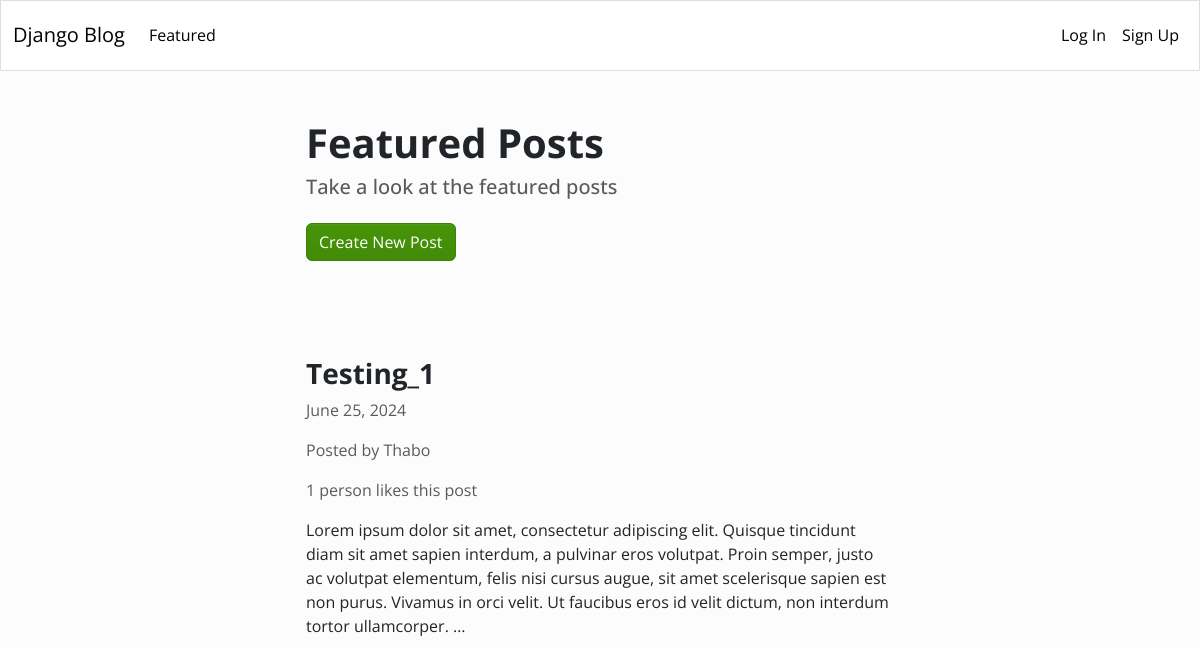
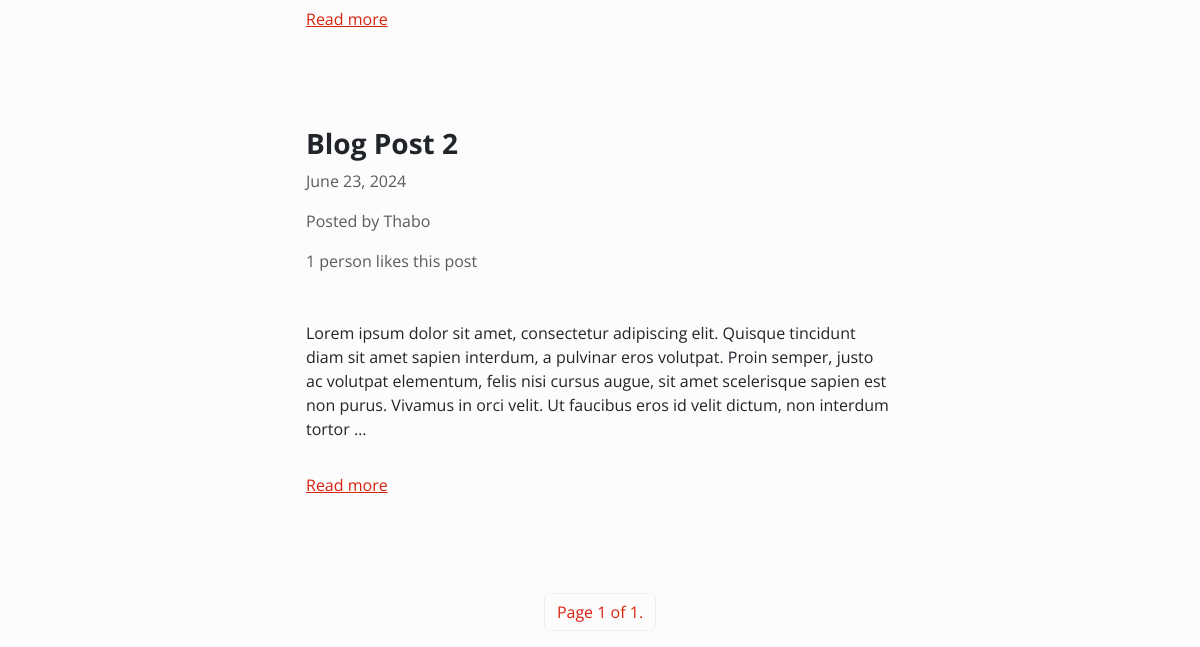
Before: /blog/featured/ with the older database file (2 pictures, top to bottom).
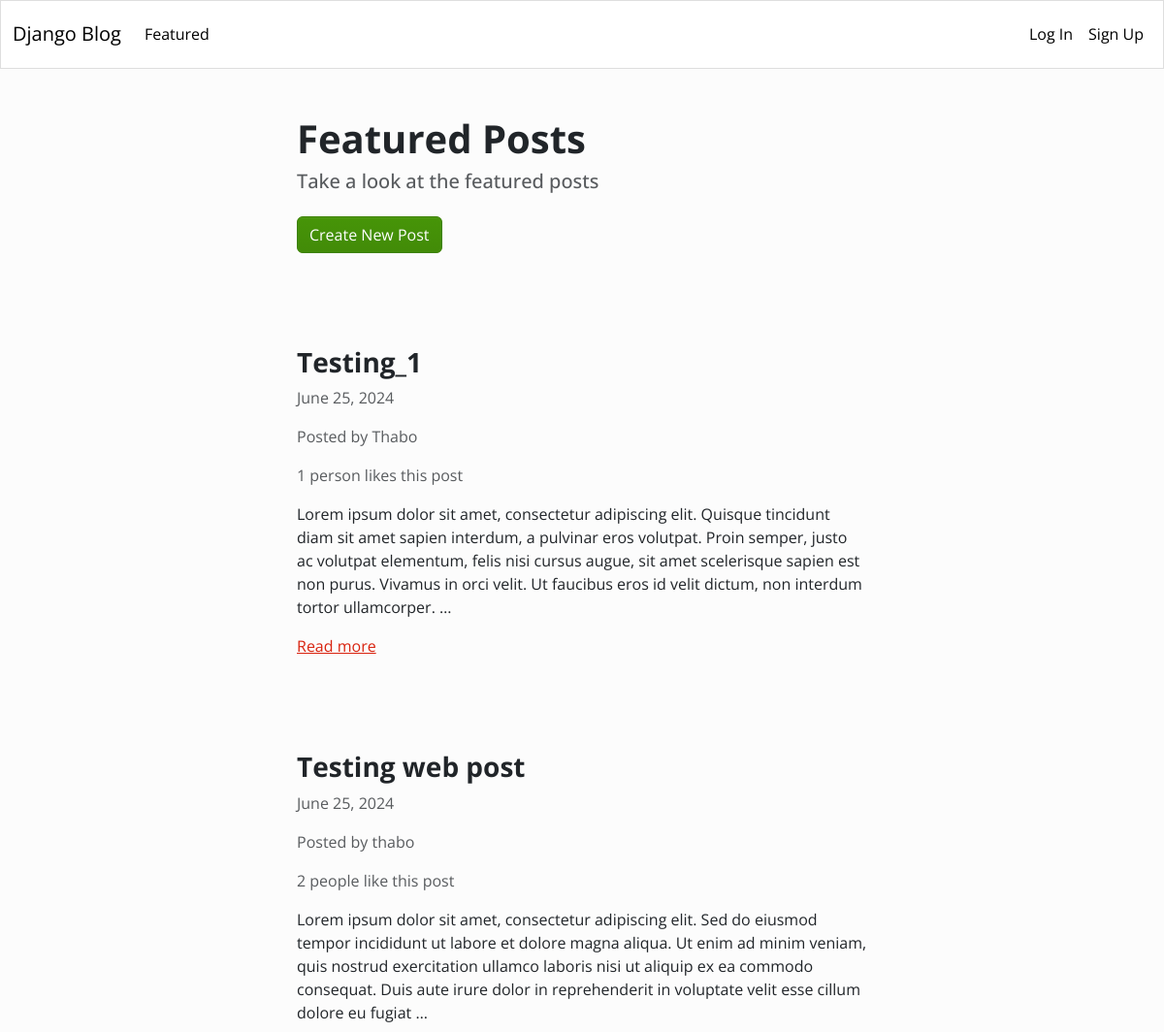
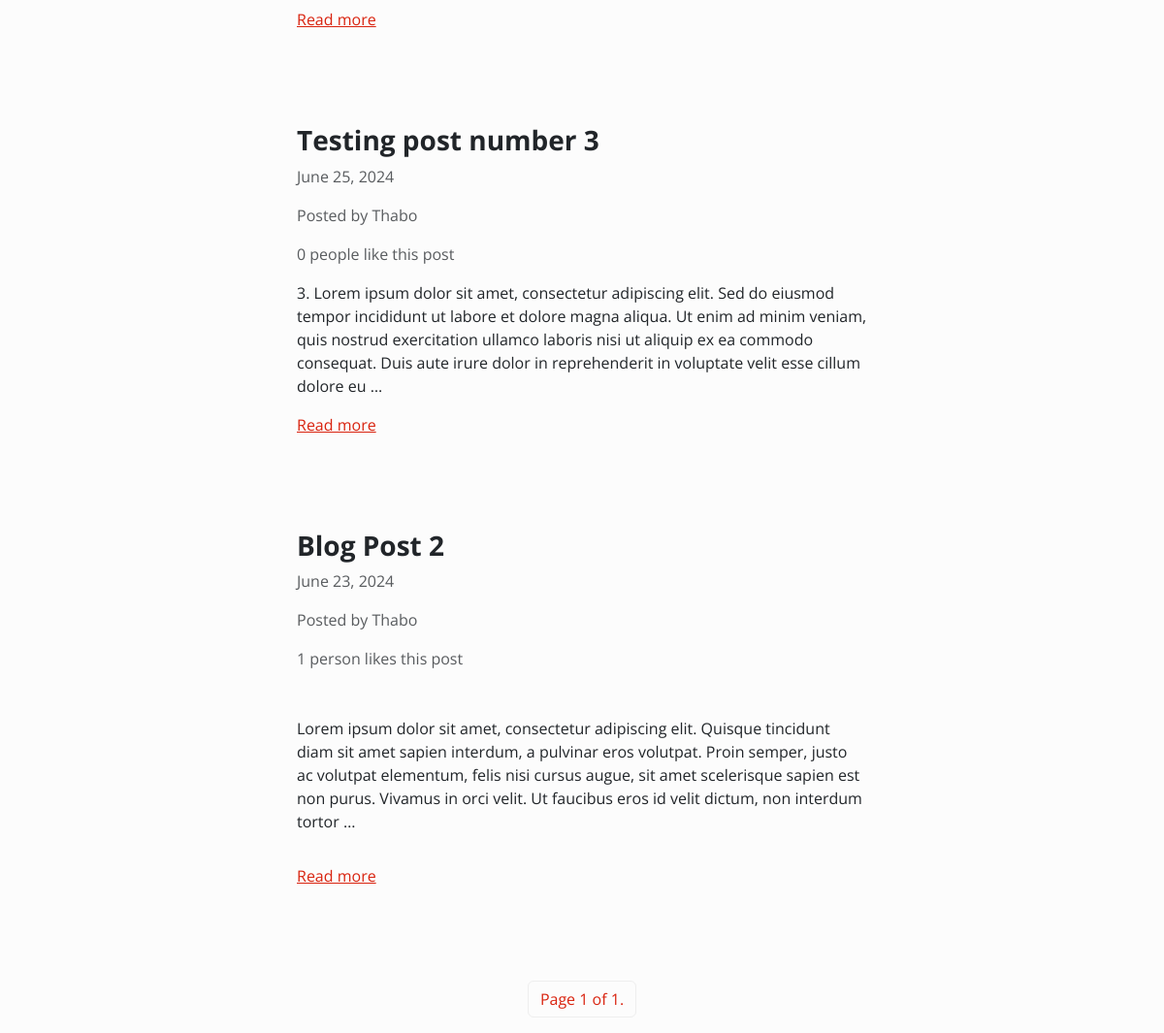
After: the same page with the newer database file (2 pictures, top to bottom).
### blog/models.py (models this page shows)
class Article(models.Model):
    title = models.CharField(max_length=255)
    content = HTMLField()
    date = models.DateField(auto_now_add=True)
    author = models.ForeignKey(User, on_delete=models.CASCADE)
    featured = models.BooleanField(default=False)
    likes = models.ManyToManyField(User, related_name='likes', blank=True)
    image = models.ImageField(upload_to='images/', blank=True, null=True)

### blog/views.py (the view)
# urls.py: path('featured/', Featured.as_view(), name='featured'),
class Featured(ListView):
    model = Article
    queryset = Article.objects.filter(featured=True).order_by('-date')
    template_name = 'blog/featured.html'
    paginate_by = 4

### blog/templates/blog/featured.html (shortened to what this page needs)
{% extends "blog/blog_base.html" %}
{% block content %}
    <div class="row">
        <div class="col-md-6 col-12 mx-md-auto mx-3 mt-5 mb-5">
            <h1 class="fw-bolder">Featured Posts</h1>
            <h5 class="text-muted">Take a look at the featured posts</h5>
            <a href="{% url 'create_article' %}" class="btn btn-success mt-3">Create New Post</a>
        </div>
    </div>
    {% for object in object_list %}
    <div class="row">
        <div class="col-md-6 col-11 mx-md-auto mx-3 mt-5 mb-5">
            <h3 class="fw-bold">{{ object.title }}</h3>
            <p class="text-muted">{{ object.date }}</p>
            <p class="text-muted">Posted by {{ object.author.username }}</p>
            {% if object.likes.count == 1 %}
                <p class="text-muted">{{ object.likes.count }} person likes this post</p>
            {% else %}
                <p class="text-muted">{{ object.likes.count }} people like this post</p>
            {% endif %}
            <div class="my-3">
                {{ object.content|truncatewords_html:50|safe }}
            </div>
            <a href="{% url 'detail_article' object.id %}">Read more</a>
        </div>
    </div>
    {% endfor %}
    <nav>
        <ul class="pagination">
            <div class="mx-auto d-flex flex-row mt-5">
                <li class="page-item">
                    <a href="#" class="page-link">Page {{ page_obj.number }} of {{ page_obj.paginator.num_pages }}.</a>
                </li>
            </div>
        </ul>
    </nav>
{% endblock %}

### blog/templates/blog/blog_base.html (shortened to what this page needs)
<!DOCTYPE html>
<html lang="en">
<head>
    <link rel="stylesheet" href="https://bootswatch.com/5/simplex/bootstrap.css">
</head>
<body>
    {% include 'blog/nav.html' %}
    {% block content %}
    {% endblock %}
</body>
</html>

### blog/templates/blog/nav.html (shortened to what this page needs)
<nav class="navbar navbar-expand-lg navbar-light bg-light">
    <div class="container-fluid">
      <a class="navbar-brand" href="{% url 'blog_home' %}">Django Blog</a>
      <div class="collapse navbar-collapse" id="navbarText">
        <ul class="navbar-nav me-auto mb-2 mb-lg-0">
          <li class="nav-item">
            <a class="nav-link active" aria-current="page" href="{% url 'featured' %}">Featured</a>
          </li>
        </ul>
        <ul class="navbar-nav">
          {% if request.user.is_authenticated %}
            <li class="nav-item">
              <a class="nav-link active" aria-current="page" href="{% url 'logout' %}">Log Out</a>
            </li>
          {% else %}
            <li class="nav-item">
              <a class="nav-link active" aria-current="page" href="{% url 'login' %}">Log In</a>
            </li>
            <li class="nav-item">
              <a class="nav-link active" aria-current="page" href="{% url 'register' %}">Sign Up</a>
            </li>
          {% endif %}
        </ul>
      </div>
    </div>
  </nav>

Changed rows visible on the page:
added Article: title "Testing web post", date "June 25, 2024", author.username "thabo", likes.count "2", content "Lorem ipsum dolor sit amet, consectetur adipiscing elit. Sed do eiusmod tempor incididunt ut labore et dolore magna aliqua. Ut enim ad minim veniam, quis nostrud exercitation ullamco laboris nisi ut aliquip ex ea commodo consequat. Duis aute irure dolor in reprehenderit in voluptate velit esse cillum dolore eu fugiat …"
added Article: title "Testing post number 3", date "June 25, 2024", author.username "Thabo", likes.count "0", content "3. Lorem ipsum dolor sit amet, consectetur adipiscing elit. Sed do eiusmod tempor incididunt ut labore et dolore magna aliqua. Ut enim ad minim veniam, quis nostrud exercitation ullamco laboris nisi ut aliquip ex ea commodo consequat. Duis aute irure dolor in reprehenderit in voluptate velit esse cillum dolore eu …"
